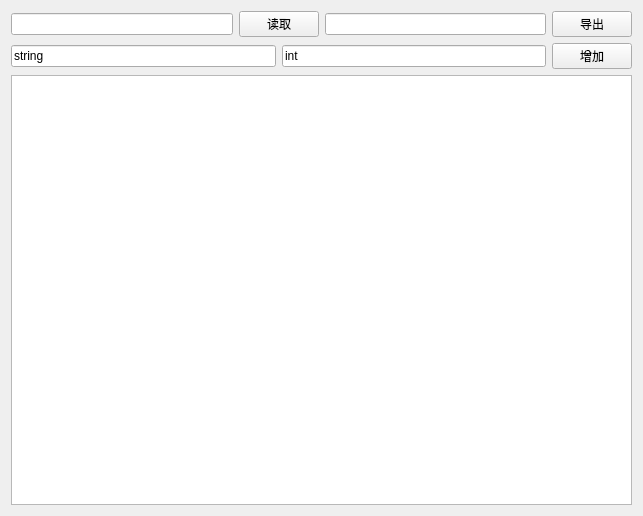
<?xml version="1.0" encoding="UTF-8"?>
<ui version="4.0">
 <class>ITEMINFO</class>
 <widget class="QWidget" name="ITEMINFO">
  <property name="geometry">
   <rect>
    <x>0</x>
    <y>0</y>
    <width>643</width>
    <height>516</height>
   </rect>
  </property>
  <property name="windowTitle">
   <string>ITEMINFO</string>
  </property>
  <layout class="QHBoxLayout" name="horizontalLayout_5">
   <item>
    <layout class="QVBoxLayout" name="verticalLayout_2">
     <item>
      <layout class="QVBoxLayout" name="verticalLayout">
       <item>
        <layout class="QHBoxLayout" name="horizontalLayout_3">
         <item>
          <layout class="QHBoxLayout" name="horizontalLayout">
           <item>
            <widget class="QLineEdit" name="le_impath"/>
           </item>
           <item>
            <widget class="QPushButton" name="pb_read">
             <property name="text">
              <string>读取</string>
             </property>
            </widget>
           </item>
          </layout>
         </item>
         <item>
          <layout class="QHBoxLayout" name="horizontalLayout_2">
           <item>
            <widget class="QLineEdit" name="le_expath"/>
           </item>
           <item>
            <widget class="QPushButton" name="pb_write">
             <property name="text">
              <string>导出</string>
             </property>
            </widget>
           </item>
          </layout>
         </item>
        </layout>
       </item>
       <item>
        <layout class="QHBoxLayout" name="horizontalLayout_4">
         <item>
          <widget class="QLineEdit" name="le_name">
           <property name="text">
            <string>string</string>
           </property>
          </widget>
         </item>
         <item>
          <widget class="QLineEdit" name="le_id">
           <property name="text">
            <string>int</string>
           </property>
          </widget>
         </item>
         <item>
          <widget class="QPushButton" name="pb_wline">
           <property name="text">
            <string>增加</string>
           </property>
          </widget>
         </item>
        </layout>
       </item>
      </layout>
     </item>
     <item>
      <widget class="QTableView" name="tableView"/>
     </item>
    </layout>
   </item>
  </layout>
 </widget>
 <layoutdefault spacing="6" margin="11"/>
 <resources/>
 <connections/>
</ui>
